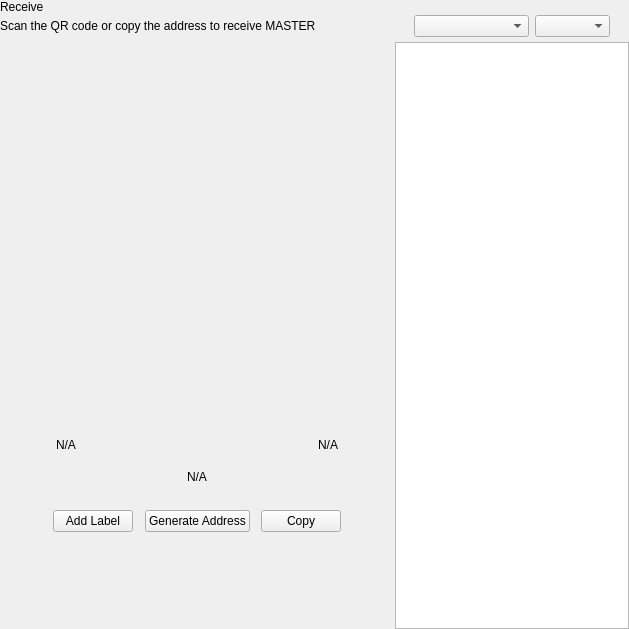
<?xml version="1.0" encoding="UTF-8"?>
<ui version="4.0">
 <class>ReceiveWidget</class>
 <widget class="QWidget" name="ReceiveWidget">
  <property name="geometry">
   <rect>
    <x>0</x>
    <y>0</y>
    <width>629</width>
    <height>629</height>
   </rect>
  </property>
  <property name="minimumSize">
   <size>
    <width>0</width>
    <height>0</height>
   </size>
  </property>
  <property name="windowTitle">
   <string>Form</string>
  </property>
  <layout class="QHBoxLayout" name="horizontalLayout_2" stretch="2,1">
   <property name="spacing">
    <number>0</number>
   </property>
   <property name="leftMargin">
    <number>0</number>
   </property>
   <property name="topMargin">
    <number>0</number>
   </property>
   <property name="rightMargin">
    <number>0</number>
   </property>
   <property name="bottomMargin">
    <number>0</number>
   </property>
   <item>
    <widget class="QWidget" name="left" native="true">
     <layout class="QVBoxLayout" name="verticalLayout_3">
      <property name="leftMargin">
       <number>0</number>
      </property>
      <property name="topMargin">
       <number>0</number>
      </property>
      <property name="rightMargin">
       <number>0</number>
      </property>
      <property name="bottomMargin">
       <number>0</number>
      </property>
      <item>
       <layout class="QVBoxLayout" name="verticalLayout_2">
        <property name="spacing">
         <number>0</number>
        </property>
        <property name="leftMargin">
         <number>0</number>
        </property>
        <item>
         <layout class="QHBoxLayout" name="horizontalLayout_3">
          <property name="spacing">
           <number>0</number>
          </property>
          <item>
           <layout class="QVBoxLayout" name="verticalLayout_4">
            <property name="spacing">
             <number>5</number>
            </property>
            <item>
             <widget class="QLabel" name="labelTitle">
              <property name="text">
               <string>Receive</string>
              </property>
             </widget>
            </item>
            <item alignment="Qt::AlignTop">
             <widget class="QLabel" name="labelSubtitle1">
              <property name="text">
               <string>Scan the QR code or copy the address to receive MASTER</string>
              </property>
             </widget>
            </item>
           </layout>
          </item>
          <item>
           <spacer name="horizontalSpacer">
            <property name="orientation">
             <enum>Qt::Horizontal</enum>
            </property>
            <property name="sizeHint" stdset="0">
             <size>
              <width>40</width>
              <height>20</height>
             </size>
            </property>
           </spacer>
          </item>
         </layout>
        </item>
        <item>
         <spacer name="verticalSpacer_2">
          <property name="orientation">
           <enum>Qt::Vertical</enum>
          </property>
          <property name="sizeType">
           <enum>QSizePolicy::Expanding</enum>
          </property>
          <property name="sizeHint" stdset="0">
           <size>
            <width>20</width>
            <height>50</height>
           </size>
          </property>
         </spacer>
        </item>
        <item alignment="Qt::AlignHCenter">
         <widget class="QWidget" name="layoutQR" native="true">
          <property name="maximumSize">
           <size>
            <width>510</width>
            <height>16777215</height>
           </size>
          </property>
          <layout class="QVBoxLayout" name="verticalLayoutQr">
           <item>
            <spacer name="verticalSpacer11">
             <property name="orientation">
              <enum>Qt::Vertical</enum>
             </property>
             <property name="sizeType">
              <enum>QSizePolicy::Fixed</enum>
             </property>
             <property name="sizeHint" stdset="0">
              <size>
               <width>20</width>
               <height>20</height>
              </size>
             </property>
            </spacer>
           </item>
           <item alignment="Qt::AlignHCenter">
            <widget class="QLabel" name="labelQrImg">
             <property name="minimumSize">
              <size>
               <width>260</width>
               <height>260</height>
              </size>
             </property>
             <property name="maximumSize">
              <size>
               <width>260</width>
               <height>260</height>
              </size>
             </property>
             <property name="text">
              <string/>
             </property>
             <property name="alignment">
              <set>Qt::AlignCenter</set>
             </property>
            </widget>
           </item>
           <item>
            <spacer name="verticalSpacer_21">
             <property name="orientation">
              <enum>Qt::Vertical</enum>
             </property>
             <property name="sizeType">
              <enum>QSizePolicy::Fixed</enum>
             </property>
             <property name="sizeHint" stdset="0">
              <size>
               <width>20</width>
               <height>30</height>
              </size>
             </property>
            </spacer>
           </item>
           <item>
            <widget class="QWidget" name="widget" native="true">
             <property name="minimumSize">
              <size>
               <width>0</width>
               <height>0</height>
              </size>
             </property>
             <layout class="QHBoxLayout" name="horizontalLayout_5">
              <item>
               <widget class="QLabel" name="labelLabel">
                <property name="text">
                 <string notr="true">N/A</string>
                </property>
               </widget>
              </item>
              <item>
               <spacer name="horizontalSpacer_2">
                <property name="orientation">
                 <enum>Qt::Horizontal</enum>
                </property>
                <property name="sizeHint" stdset="0">
                 <size>
                  <width>141</width>
                  <height>20</height>
                 </size>
                </property>
               </spacer>
              </item>
              <item>
               <widget class="QLabel" name="labelDate">
                <property name="text">
                 <string notr="true">N/A</string>
                </property>
                <property name="alignment">
                 <set>Qt::AlignRight|Qt::AlignTrailing|Qt::AlignVCenter</set>
                </property>
               </widget>
              </item>
             </layout>
            </widget>
           </item>
           <item>
            <widget class="QLabel" name="labelAddress">
             <property name="sizePolicy">
              <sizepolicy hsizetype="Expanding" vsizetype="Preferred">
               <horstretch>0</horstretch>
               <verstretch>0</verstretch>
              </sizepolicy>
             </property>
             <property name="minimumSize">
              <size>
               <width>300</width>
               <height>0</height>
              </size>
             </property>
             <property name="text">
              <string notr="true">N/A</string>
             </property>
             <property name="alignment">
              <set>Qt::AlignCenter</set>
             </property>
            </widget>
           </item>
           <item>
            <spacer name="verticalSpacer_4">
             <property name="orientation">
              <enum>Qt::Vertical</enum>
             </property>
             <property name="sizeType">
              <enum>QSizePolicy::Fixed</enum>
             </property>
             <property name="sizeHint" stdset="0">
              <size>
               <width>20</width>
               <height>20</height>
              </size>
             </property>
            </spacer>
           </item>
           <item>
            <layout class="QHBoxLayout" name="horizontalLayout_4">
             <item alignment="Qt::AlignHCenter">
              <widget class="QPushButton" name="pushButtonLabel">
               <property name="focusPolicy">
                <enum>Qt::NoFocus</enum>
               </property>
               <property name="text">
                <string>Add Label</string>
               </property>
              </widget>
             </item>
             <item alignment="Qt::AlignHCenter">
              <widget class="QPushButton" name="pushButtonNewAddress">
               <property name="focusPolicy">
                <enum>Qt::NoFocus</enum>
               </property>
               <property name="text">
                <string>Generate Address</string>
               </property>
              </widget>
             </item>
             <item alignment="Qt::AlignHCenter">
              <widget class="QPushButton" name="pushButtonCopy">
               <property name="focusPolicy">
                <enum>Qt::NoFocus</enum>
               </property>
               <property name="text">
                <string>Copy</string>
               </property>
              </widget>
             </item>
            </layout>
           </item>
           <item>
            <spacer name="verticalSpacer_3">
             <property name="orientation">
              <enum>Qt::Vertical</enum>
             </property>
             <property name="sizeType">
              <enum>QSizePolicy::Expanding</enum>
             </property>
             <property name="sizeHint" stdset="0">
              <size>
               <width>20</width>
               <height>20</height>
              </size>
             </property>
            </spacer>
           </item>
          </layout>
         </widget>
        </item>
        <item>
         <spacer name="verticalSpacer">
          <property name="orientation">
           <enum>Qt::Vertical</enum>
          </property>
          <property name="sizeHint" stdset="0">
           <size>
            <width>20</width>
            <height>40</height>
           </size>
          </property>
         </spacer>
        </item>
       </layout>
      </item>
     </layout>
    </widget>
   </item>
   <item>
    <widget class="QWidget" name="right" native="true">
     <layout class="QVBoxLayout" name="verticalLayout_5">
      <property name="spacing">
       <number>0</number>
      </property>
      <property name="leftMargin">
       <number>1</number>
      </property>
      <property name="topMargin">
       <number>0</number>
      </property>
      <property name="rightMargin">
       <number>0</number>
      </property>
      <property name="bottomMargin">
       <number>0</number>
      </property>
      <item>
       <layout class="QVBoxLayout" name="container_right">
        <property name="spacing">
         <number>0</number>
        </property>
        <property name="leftMargin">
         <number>0</number>
        </property>
        <property name="rightMargin">
         <number>0</number>
        </property>
        <item>
         <layout class="QVBoxLayout" name="verticalLayout">
          <property name="spacing">
           <number>6</number>
          </property>
          <property name="leftMargin">
           <number>19</number>
          </property>
          <property name="rightMargin">
           <number>19</number>
          </property>
          <item>
           <widget class="OptionButton" name="btnRequest" native="true"/>
          </item>
          <item>
           <widget class="OptionButton" name="btnMyAddresses" native="true">
            <property name="sizePolicy">
             <sizepolicy hsizetype="Preferred" vsizetype="Minimum">
              <horstretch>0</horstretch>
              <verstretch>0</verstretch>
             </sizepolicy>
            </property>
           </widget>
          </item>
         </layout>
        </item>
        <item>
         <widget class="QWidget" name="sortWidget" native="true">
          <layout class="QHBoxLayout" name="horizontalLayout_6">
           <property name="leftMargin">
            <number>19</number>
           </property>
           <property name="rightMargin">
            <number>19</number>
           </property>
           <property name="bottomMargin">
            <number>5</number>
           </property>
           <item>
            <spacer name="horizontalSpacer_3">
             <property name="orientation">
              <enum>Qt::Horizontal</enum>
             </property>
             <property name="sizeHint" stdset="0">
              <size>
               <width>40</width>
               <height>20</height>
              </size>
             </property>
            </spacer>
           </item>
           <item>
            <widget class="QComboBox" name="comboBoxSort">
             <property name="sizePolicy">
              <sizepolicy hsizetype="Preferred" vsizetype="Fixed">
               <horstretch>0</horstretch>
               <verstretch>0</verstretch>
              </sizepolicy>
             </property>
             <property name="minimumSize">
              <size>
               <width>115</width>
               <height>0</height>
              </size>
             </property>
            </widget>
           </item>
           <item>
            <widget class="QComboBox" name="comboBoxSortOrder">
             <property name="sizePolicy">
              <sizepolicy hsizetype="Preferred" vsizetype="Fixed">
               <horstretch>0</horstretch>
               <verstretch>0</verstretch>
              </sizepolicy>
             </property>
             <property name="minimumSize">
              <size>
               <width>75</width>
               <height>0</height>
              </size>
             </property>
            </widget>
           </item>
          </layout>
         </widget>
        </item>
        <item>
         <widget class="QListView" name="listViewAddress"/>
        </item>
       </layout>
      </item>
     </layout>
    </widget>
   </item>
  </layout>
 </widget>
 <customwidgets>
  <customwidget>
   <class>OptionButton</class>
   <extends>QWidget</extends>
   <header>qt/pivx/optionbutton.h</header>
   <container>1</container>
  </customwidget>
 </customwidgets>
 <resources/>
 <connections/>
</ui>
